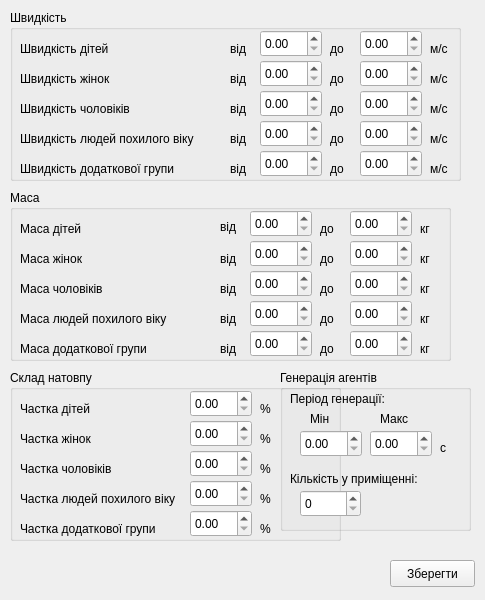
<?xml version="1.0" encoding="UTF-8"?>
<ui version="4.0">
 <class>CrowdParameters</class>
 <widget class="QWidget" name="CrowdParameters">
  <property name="windowModality">
   <enum>Qt::ApplicationModal</enum>
  </property>
  <property name="geometry">
   <rect>
    <x>0</x>
    <y>0</y>
    <width>485</width>
    <height>600</height>
   </rect>
  </property>
  <property name="minimumSize">
   <size>
    <width>485</width>
    <height>600</height>
   </size>
  </property>
  <property name="maximumSize">
   <size>
    <width>485</width>
    <height>600</height>
   </size>
  </property>
  <property name="windowTitle">
   <string>Характеристики натовпу</string>
  </property>
  <widget class="QGroupBox" name="speed_groupBox">
   <property name="geometry">
    <rect>
     <x>10</x>
     <y>10</y>
     <width>451</width>
     <height>171</height>
    </rect>
   </property>
   <property name="title">
    <string>Швидкість</string>
   </property>
   <widget class="QLabel" name="label">
    <property name="geometry">
     <rect>
      <x>10</x>
      <y>30</y>
      <width>101</width>
      <height>17</height>
     </rect>
    </property>
    <property name="text">
     <string>Швидкість дітей</string>
    </property>
   </widget>
   <widget class="QDoubleSpinBox" name="child_max_speed">
    <property name="geometry">
     <rect>
      <x>350</x>
      <y>20</y>
      <width>62</width>
      <height>27</height>
     </rect>
    </property>
   </widget>
   <widget class="QLabel" name="label_5">
    <property name="geometry">
     <rect>
      <x>420</x>
      <y>30</y>
      <width>21</width>
      <height>17</height>
     </rect>
    </property>
    <property name="text">
     <string>м/с</string>
    </property>
   </widget>
   <widget class="QLabel" name="label_2">
    <property name="geometry">
     <rect>
      <x>10</x>
      <y>60</y>
      <width>101</width>
      <height>17</height>
     </rect>
    </property>
    <property name="text">
     <string>Швидкість жінок</string>
    </property>
   </widget>
   <widget class="QLabel" name="label_3">
    <property name="geometry">
     <rect>
      <x>10</x>
      <y>90</y>
      <width>131</width>
      <height>17</height>
     </rect>
    </property>
    <property name="text">
     <string>Швидкість чоловіків</string>
    </property>
   </widget>
   <widget class="QLabel" name="label_4">
    <property name="geometry">
     <rect>
      <x>10</x>
      <y>120</y>
      <width>191</width>
      <height>17</height>
     </rect>
    </property>
    <property name="text">
     <string>Швидкість людей похилого віку</string>
    </property>
   </widget>
   <widget class="QDoubleSpinBox" name="women_max_speed">
    <property name="geometry">
     <rect>
      <x>350</x>
      <y>50</y>
      <width>62</width>
      <height>27</height>
     </rect>
    </property>
   </widget>
   <widget class="QDoubleSpinBox" name="men_max_speed">
    <property name="geometry">
     <rect>
      <x>350</x>
      <y>80</y>
      <width>62</width>
      <height>27</height>
     </rect>
    </property>
   </widget>
   <widget class="QDoubleSpinBox" name="old_max_speed">
    <property name="geometry">
     <rect>
      <x>350</x>
      <y>110</y>
      <width>62</width>
      <height>27</height>
     </rect>
    </property>
   </widget>
   <widget class="QLabel" name="label_6">
    <property name="geometry">
     <rect>
      <x>420</x>
      <y>60</y>
      <width>21</width>
      <height>17</height>
     </rect>
    </property>
    <property name="text">
     <string>м/с</string>
    </property>
   </widget>
   <widget class="QLabel" name="label_7">
    <property name="geometry">
     <rect>
      <x>420</x>
      <y>90</y>
      <width>21</width>
      <height>17</height>
     </rect>
    </property>
    <property name="text">
     <string>м/с</string>
    </property>
   </widget>
   <widget class="QLabel" name="label_8">
    <property name="geometry">
     <rect>
      <x>420</x>
      <y>120</y>
      <width>21</width>
      <height>17</height>
     </rect>
    </property>
    <property name="text">
     <string>м/с</string>
    </property>
   </widget>
   <widget class="QLabel" name="label_9">
    <property name="geometry">
     <rect>
      <x>220</x>
      <y>30</y>
      <width>21</width>
      <height>17</height>
     </rect>
    </property>
    <property name="text">
     <string>від</string>
    </property>
   </widget>
   <widget class="QLabel" name="label_10">
    <property name="geometry">
     <rect>
      <x>220</x>
      <y>60</y>
      <width>21</width>
      <height>17</height>
     </rect>
    </property>
    <property name="text">
     <string>від</string>
    </property>
   </widget>
   <widget class="QLabel" name="label_11">
    <property name="geometry">
     <rect>
      <x>220</x>
      <y>90</y>
      <width>21</width>
      <height>17</height>
     </rect>
    </property>
    <property name="text">
     <string>від</string>
    </property>
   </widget>
   <widget class="QLabel" name="label_12">
    <property name="geometry">
     <rect>
      <x>220</x>
      <y>120</y>
      <width>21</width>
      <height>17</height>
     </rect>
    </property>
    <property name="text">
     <string>від</string>
    </property>
   </widget>
   <widget class="QDoubleSpinBox" name="child_min_speed">
    <property name="geometry">
     <rect>
      <x>250</x>
      <y>20</y>
      <width>62</width>
      <height>27</height>
     </rect>
    </property>
   </widget>
   <widget class="QDoubleSpinBox" name="women_min_speed">
    <property name="geometry">
     <rect>
      <x>250</x>
      <y>50</y>
      <width>62</width>
      <height>27</height>
     </rect>
    </property>
   </widget>
   <widget class="QDoubleSpinBox" name="men_min_speed">
    <property name="geometry">
     <rect>
      <x>250</x>
      <y>80</y>
      <width>62</width>
      <height>27</height>
     </rect>
    </property>
   </widget>
   <widget class="QDoubleSpinBox" name="old_min_speed">
    <property name="geometry">
     <rect>
      <x>250</x>
      <y>110</y>
      <width>62</width>
      <height>27</height>
     </rect>
    </property>
   </widget>
   <widget class="QLabel" name="label_13">
    <property name="geometry">
     <rect>
      <x>320</x>
      <y>30</y>
      <width>21</width>
      <height>17</height>
     </rect>
    </property>
    <property name="text">
     <string>до</string>
    </property>
   </widget>
   <widget class="QLabel" name="label_14">
    <property name="geometry">
     <rect>
      <x>320</x>
      <y>60</y>
      <width>21</width>
      <height>17</height>
     </rect>
    </property>
    <property name="text">
     <string>до</string>
    </property>
   </widget>
   <widget class="QLabel" name="label_15">
    <property name="geometry">
     <rect>
      <x>320</x>
      <y>90</y>
      <width>21</width>
      <height>17</height>
     </rect>
    </property>
    <property name="text">
     <string>до</string>
    </property>
   </widget>
   <widget class="QLabel" name="label_16">
    <property name="geometry">
     <rect>
      <x>320</x>
      <y>120</y>
      <width>21</width>
      <height>17</height>
     </rect>
    </property>
    <property name="text">
     <string>до</string>
    </property>
   </widget>
   <widget class="QLabel" name="label_17">
    <property name="geometry">
     <rect>
      <x>10</x>
      <y>150</y>
      <width>191</width>
      <height>17</height>
     </rect>
    </property>
    <property name="text">
     <string>Швидкість додаткової групи</string>
    </property>
   </widget>
   <widget class="QLabel" name="label_18">
    <property name="geometry">
     <rect>
      <x>220</x>
      <y>150</y>
      <width>21</width>
      <height>17</height>
     </rect>
    </property>
    <property name="text">
     <string>від</string>
    </property>
   </widget>
   <widget class="QDoubleSpinBox" name="other_max_speed">
    <property name="geometry">
     <rect>
      <x>350</x>
      <y>140</y>
      <width>62</width>
      <height>27</height>
     </rect>
    </property>
   </widget>
   <widget class="QDoubleSpinBox" name="other_min_speed">
    <property name="geometry">
     <rect>
      <x>250</x>
      <y>140</y>
      <width>62</width>
      <height>27</height>
     </rect>
    </property>
   </widget>
   <widget class="QLabel" name="label_19">
    <property name="geometry">
     <rect>
      <x>420</x>
      <y>150</y>
      <width>21</width>
      <height>17</height>
     </rect>
    </property>
    <property name="text">
     <string>м/с</string>
    </property>
   </widget>
   <widget class="QLabel" name="label_20">
    <property name="geometry">
     <rect>
      <x>320</x>
      <y>150</y>
      <width>21</width>
      <height>17</height>
     </rect>
    </property>
    <property name="text">
     <string>до</string>
    </property>
   </widget>
  </widget>
  <widget class="QGroupBox" name="mass_groupBox">
   <property name="geometry">
    <rect>
     <x>10</x>
     <y>190</y>
     <width>441</width>
     <height>171</height>
    </rect>
   </property>
   <property name="title">
    <string>Маса</string>
   </property>
   <widget class="QLabel" name="label_21">
    <property name="geometry">
     <rect>
      <x>10</x>
      <y>30</y>
      <width>101</width>
      <height>17</height>
     </rect>
    </property>
    <property name="text">
     <string>Маса дітей</string>
    </property>
   </widget>
   <widget class="QLabel" name="label_22">
    <property name="geometry">
     <rect>
      <x>10</x>
      <y>120</y>
      <width>191</width>
      <height>17</height>
     </rect>
    </property>
    <property name="text">
     <string>Маса людей похилого віку</string>
    </property>
   </widget>
   <widget class="QLabel" name="label_23">
    <property name="geometry">
     <rect>
      <x>10</x>
      <y>150</y>
      <width>191</width>
      <height>17</height>
     </rect>
    </property>
    <property name="text">
     <string>Маса додаткової групи</string>
    </property>
   </widget>
   <widget class="QLabel" name="label_24">
    <property name="geometry">
     <rect>
      <x>10</x>
      <y>90</y>
      <width>131</width>
      <height>17</height>
     </rect>
    </property>
    <property name="text">
     <string>Маса чоловіків</string>
    </property>
   </widget>
   <widget class="QLabel" name="label_25">
    <property name="geometry">
     <rect>
      <x>10</x>
      <y>60</y>
      <width>101</width>
      <height>17</height>
     </rect>
    </property>
    <property name="text">
     <string>Маса жінок</string>
    </property>
   </widget>
   <widget class="QLabel" name="label_26">
    <property name="geometry">
     <rect>
      <x>210</x>
      <y>150</y>
      <width>21</width>
      <height>17</height>
     </rect>
    </property>
    <property name="text">
     <string>від</string>
    </property>
   </widget>
   <widget class="QDoubleSpinBox" name="child_min_mass">
    <property name="geometry">
     <rect>
      <x>240</x>
      <y>20</y>
      <width>62</width>
      <height>27</height>
     </rect>
    </property>
   </widget>
   <widget class="QLabel" name="label_27">
    <property name="geometry">
     <rect>
      <x>310</x>
      <y>90</y>
      <width>21</width>
      <height>17</height>
     </rect>
    </property>
    <property name="text">
     <string>до</string>
    </property>
   </widget>
   <widget class="QLabel" name="label_28">
    <property name="geometry">
     <rect>
      <x>310</x>
      <y>30</y>
      <width>21</width>
      <height>17</height>
     </rect>
    </property>
    <property name="text">
     <string>до</string>
    </property>
   </widget>
   <widget class="QDoubleSpinBox" name="women_min_mass">
    <property name="geometry">
     <rect>
      <x>240</x>
      <y>50</y>
      <width>62</width>
      <height>27</height>
     </rect>
    </property>
   </widget>
   <widget class="QLabel" name="label_29">
    <property name="geometry">
     <rect>
      <x>210</x>
      <y>27</y>
      <width>21</width>
      <height>20</height>
     </rect>
    </property>
    <property name="text">
     <string>від</string>
    </property>
   </widget>
   <widget class="QDoubleSpinBox" name="women_max_mass">
    <property name="geometry">
     <rect>
      <x>340</x>
      <y>50</y>
      <width>62</width>
      <height>27</height>
     </rect>
    </property>
   </widget>
   <widget class="QDoubleSpinBox" name="men_min_mass">
    <property name="geometry">
     <rect>
      <x>240</x>
      <y>80</y>
      <width>62</width>
      <height>27</height>
     </rect>
    </property>
   </widget>
   <widget class="QDoubleSpinBox" name="old_min_mass">
    <property name="geometry">
     <rect>
      <x>240</x>
      <y>110</y>
      <width>62</width>
      <height>27</height>
     </rect>
    </property>
   </widget>
   <widget class="QDoubleSpinBox" name="old_max_mass">
    <property name="geometry">
     <rect>
      <x>340</x>
      <y>110</y>
      <width>62</width>
      <height>27</height>
     </rect>
    </property>
   </widget>
   <widget class="QDoubleSpinBox" name="other_min_mass">
    <property name="geometry">
     <rect>
      <x>240</x>
      <y>140</y>
      <width>62</width>
      <height>27</height>
     </rect>
    </property>
   </widget>
   <widget class="QLabel" name="label_30">
    <property name="geometry">
     <rect>
      <x>210</x>
      <y>90</y>
      <width>21</width>
      <height>17</height>
     </rect>
    </property>
    <property name="text">
     <string>від</string>
    </property>
   </widget>
   <widget class="QLabel" name="label_31">
    <property name="geometry">
     <rect>
      <x>310</x>
      <y>120</y>
      <width>21</width>
      <height>17</height>
     </rect>
    </property>
    <property name="text">
     <string>до</string>
    </property>
   </widget>
   <widget class="QLabel" name="label_32">
    <property name="geometry">
     <rect>
      <x>310</x>
      <y>60</y>
      <width>21</width>
      <height>17</height>
     </rect>
    </property>
    <property name="text">
     <string>до</string>
    </property>
   </widget>
   <widget class="QDoubleSpinBox" name="other_max_mass">
    <property name="geometry">
     <rect>
      <x>340</x>
      <y>140</y>
      <width>62</width>
      <height>27</height>
     </rect>
    </property>
   </widget>
   <widget class="QDoubleSpinBox" name="child_max_mass">
    <property name="geometry">
     <rect>
      <x>340</x>
      <y>20</y>
      <width>62</width>
      <height>27</height>
     </rect>
    </property>
   </widget>
   <widget class="QLabel" name="label_33">
    <property name="geometry">
     <rect>
      <x>210</x>
      <y>60</y>
      <width>21</width>
      <height>17</height>
     </rect>
    </property>
    <property name="text">
     <string>від</string>
    </property>
   </widget>
   <widget class="QDoubleSpinBox" name="men_max_mass">
    <property name="geometry">
     <rect>
      <x>340</x>
      <y>80</y>
      <width>62</width>
      <height>27</height>
     </rect>
    </property>
   </widget>
   <widget class="QLabel" name="label_34">
    <property name="geometry">
     <rect>
      <x>310</x>
      <y>150</y>
      <width>21</width>
      <height>17</height>
     </rect>
    </property>
    <property name="text">
     <string>до</string>
    </property>
   </widget>
   <widget class="QLabel" name="label_35">
    <property name="geometry">
     <rect>
      <x>210</x>
      <y>120</y>
      <width>21</width>
      <height>17</height>
     </rect>
    </property>
    <property name="text">
     <string>від</string>
    </property>
   </widget>
   <widget class="QLabel" name="label_36">
    <property name="geometry">
     <rect>
      <x>410</x>
      <y>30</y>
      <width>21</width>
      <height>17</height>
     </rect>
    </property>
    <property name="text">
     <string>кг</string>
    </property>
   </widget>
   <widget class="QLabel" name="label_37">
    <property name="geometry">
     <rect>
      <x>410</x>
      <y>60</y>
      <width>21</width>
      <height>17</height>
     </rect>
    </property>
    <property name="text">
     <string>кг</string>
    </property>
   </widget>
   <widget class="QLabel" name="label_38">
    <property name="geometry">
     <rect>
      <x>410</x>
      <y>90</y>
      <width>21</width>
      <height>17</height>
     </rect>
    </property>
    <property name="text">
     <string>кг</string>
    </property>
   </widget>
   <widget class="QLabel" name="label_39">
    <property name="geometry">
     <rect>
      <x>410</x>
      <y>120</y>
      <width>21</width>
      <height>17</height>
     </rect>
    </property>
    <property name="text">
     <string>кг</string>
    </property>
   </widget>
   <widget class="QLabel" name="label_40">
    <property name="geometry">
     <rect>
      <x>410</x>
      <y>150</y>
      <width>21</width>
      <height>17</height>
     </rect>
    </property>
    <property name="text">
     <string>кг</string>
    </property>
   </widget>
  </widget>
  <widget class="QGroupBox" name="composition_groupBox">
   <property name="geometry">
    <rect>
     <x>10</x>
     <y>370</y>
     <width>331</width>
     <height>171</height>
    </rect>
   </property>
   <property name="title">
    <string>Склад натовпу</string>
   </property>
   <widget class="QLabel" name="label_41">
    <property name="geometry">
     <rect>
      <x>10</x>
      <y>150</y>
      <width>191</width>
      <height>17</height>
     </rect>
    </property>
    <property name="text">
     <string>Частка додаткової групи</string>
    </property>
   </widget>
   <widget class="QLabel" name="label_42">
    <property name="geometry">
     <rect>
      <x>10</x>
      <y>30</y>
      <width>101</width>
      <height>17</height>
     </rect>
    </property>
    <property name="text">
     <string>Частка дітей</string>
    </property>
   </widget>
   <widget class="QLabel" name="label_43">
    <property name="geometry">
     <rect>
      <x>10</x>
      <y>60</y>
      <width>101</width>
      <height>17</height>
     </rect>
    </property>
    <property name="text">
     <string>Частка жінок</string>
    </property>
   </widget>
   <widget class="QLabel" name="label_44">
    <property name="geometry">
     <rect>
      <x>10</x>
      <y>90</y>
      <width>131</width>
      <height>17</height>
     </rect>
    </property>
    <property name="text">
     <string>Частка чоловіків</string>
    </property>
   </widget>
   <widget class="QLabel" name="label_45">
    <property name="geometry">
     <rect>
      <x>10</x>
      <y>120</y>
      <width>191</width>
      <height>17</height>
     </rect>
    </property>
    <property name="text">
     <string>Частка людей похилого віку</string>
    </property>
   </widget>
   <widget class="QDoubleSpinBox" name="men_part">
    <property name="geometry">
     <rect>
      <x>180</x>
      <y>80</y>
      <width>62</width>
      <height>27</height>
     </rect>
    </property>
   </widget>
   <widget class="QDoubleSpinBox" name="child_part">
    <property name="geometry">
     <rect>
      <x>180</x>
      <y>20</y>
      <width>62</width>
      <height>27</height>
     </rect>
    </property>
   </widget>
   <widget class="QDoubleSpinBox" name="other_part">
    <property name="geometry">
     <rect>
      <x>180</x>
      <y>140</y>
      <width>62</width>
      <height>27</height>
     </rect>
    </property>
   </widget>
   <widget class="QDoubleSpinBox" name="women_part">
    <property name="geometry">
     <rect>
      <x>180</x>
      <y>50</y>
      <width>62</width>
      <height>27</height>
     </rect>
    </property>
   </widget>
   <widget class="QDoubleSpinBox" name="old_part">
    <property name="geometry">
     <rect>
      <x>180</x>
      <y>110</y>
      <width>62</width>
      <height>27</height>
     </rect>
    </property>
   </widget>
   <widget class="QLabel" name="label_46">
    <property name="geometry">
     <rect>
      <x>250</x>
      <y>30</y>
      <width>21</width>
      <height>17</height>
     </rect>
    </property>
    <property name="text">
     <string>%</string>
    </property>
   </widget>
   <widget class="QLabel" name="label_47">
    <property name="geometry">
     <rect>
      <x>250</x>
      <y>60</y>
      <width>21</width>
      <height>17</height>
     </rect>
    </property>
    <property name="text">
     <string>%</string>
    </property>
   </widget>
   <widget class="QLabel" name="label_48">
    <property name="geometry">
     <rect>
      <x>250</x>
      <y>90</y>
      <width>21</width>
      <height>17</height>
     </rect>
    </property>
    <property name="text">
     <string>%</string>
    </property>
   </widget>
   <widget class="QLabel" name="label_49">
    <property name="geometry">
     <rect>
      <x>250</x>
      <y>120</y>
      <width>21</width>
      <height>17</height>
     </rect>
    </property>
    <property name="text">
     <string>%</string>
    </property>
   </widget>
   <widget class="QLabel" name="label_50">
    <property name="geometry">
     <rect>
      <x>250</x>
      <y>150</y>
      <width>21</width>
      <height>17</height>
     </rect>
    </property>
    <property name="text">
     <string>%</string>
    </property>
   </widget>
  </widget>
  <widget class="QPushButton" name="saveParamsButton">
   <property name="geometry">
    <rect>
     <x>390</x>
     <y>560</y>
     <width>85</width>
     <height>27</height>
    </rect>
   </property>
   <property name="text">
    <string>Зберегти</string>
   </property>
  </widget>
  <widget class="QGroupBox" name="generateGroupBox">
   <property name="geometry">
    <rect>
     <x>280</x>
     <y>370</y>
     <width>191</width>
     <height>161</height>
    </rect>
   </property>
   <property name="title">
    <string>Генерація агентів</string>
   </property>
   <widget class="QLabel" name="label_71">
    <property name="geometry">
     <rect>
      <x>10</x>
      <y>20</y>
      <width>111</width>
      <height>17</height>
     </rect>
    </property>
    <property name="text">
     <string>Період генерації:</string>
    </property>
   </widget>
   <widget class="QDoubleSpinBox" name="minEntryPeriodDoubleSpinBox">
    <property name="geometry">
     <rect>
      <x>20</x>
      <y>60</y>
      <width>62</width>
      <height>27</height>
     </rect>
    </property>
    <property name="maximum">
     <double>1000.000000000000000</double>
    </property>
   </widget>
   <widget class="QDoubleSpinBox" name="maxEntryPeriodDoubleSpinBox_2">
    <property name="geometry">
     <rect>
      <x>90</x>
      <y>60</y>
      <width>62</width>
      <height>27</height>
     </rect>
    </property>
    <property name="maximum">
     <double>1000.000000000000000</double>
    </property>
   </widget>
   <widget class="QLabel" name="label_72">
    <property name="geometry">
     <rect>
      <x>100</x>
      <y>40</y>
      <width>31</width>
      <height>17</height>
     </rect>
    </property>
    <property name="text">
     <string>Макс</string>
    </property>
   </widget>
   <widget class="QLabel" name="label_73">
    <property name="geometry">
     <rect>
      <x>30</x>
      <y>40</y>
      <width>21</width>
      <height>17</height>
     </rect>
    </property>
    <property name="text">
     <string>Мін</string>
    </property>
   </widget>
   <widget class="QLabel" name="label_74">
    <property name="geometry">
     <rect>
      <x>10</x>
      <y>100</y>
      <width>141</width>
      <height>17</height>
     </rect>
    </property>
    <property name="text">
     <string>Кількість у приміщенні:</string>
    </property>
   </widget>
   <widget class="QSpinBox" name="agentNumSpinBox">
    <property name="geometry">
     <rect>
      <x>20</x>
      <y>120</y>
      <width>61</width>
      <height>27</height>
     </rect>
    </property>
    <property name="maximum">
     <number>10000</number>
    </property>
   </widget>
   <widget class="QLabel" name="label_75">
    <property name="geometry">
     <rect>
      <x>160</x>
      <y>70</y>
      <width>16</width>
      <height>16</height>
     </rect>
    </property>
    <property name="text">
     <string>с</string>
    </property>
   </widget>
  </widget>
 </widget>
 <resources/>
 <connections/>
</ui>
